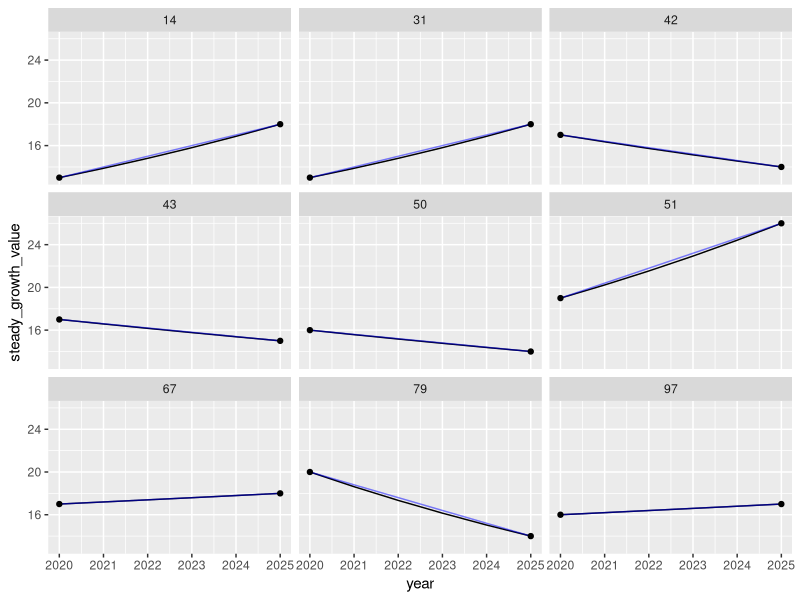

Write the R code that produced this figure.
library(tidyverse)

d <- tibble(id = 1:100,
            `2020` = rpois(100, 10) + 5,
            `2025` = rpois(100, 11) + 6)

years_wanted <- expand_grid(id = d$id,
                            year = 2021:2024)

d_with_interp <- d %>%
  pivot_longer(cols = `2020`:`2025`, names_to = "year") %>%
  mutate(year = as.integer(year)) %>%
  bind_rows(years_wanted) %>%
  group_by(id) %>%
  mutate(growth = (value[year == 2025] / value[year == 2020]) ^ (1/5),
         steady_growth_value = value[year == 2020] * growth ^ (year - 2020),
         linear_growth_value = (value[year == 2025] - value[year == 2020]) / 5 * (year - 2020) + value[year == 2020]) %>%
  ungroup()


head(d_with_interp)
tail(d_with_interp)

set.seed(123)
d_with_interp %>%
  filter(id %in% sample(1:100, 9)) %>% 
  ggplot(aes(x = year)) +
  geom_line(aes(y = steady_growth_value)) +
  geom_line(aes(y = linear_growth_value), colour = "blue", alpha = 0.5) +
  geom_point(aes(y = value)) +
  facet_wrap(~id)
